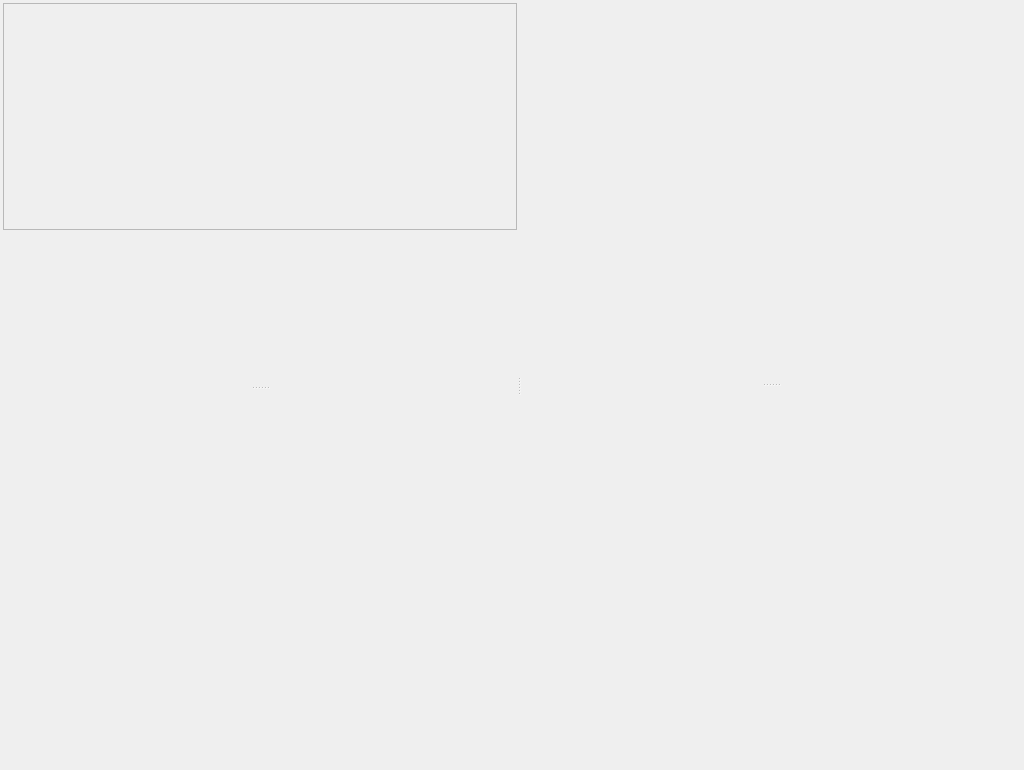
<?xml version="1.0" encoding="UTF-8"?>
<ui version="4.0">
 <class>Form</class>
 <widget class="QWidget" name="Form">
  <property name="geometry">
   <rect>
    <x>0</x>
    <y>0</y>
    <width>1024</width>
    <height>770</height>
   </rect>
  </property>
  <property name="minimumSize">
   <size>
    <width>1024</width>
    <height>770</height>
   </size>
  </property>
  <property name="windowTitle">
   <string>Avalon GUI</string>
  </property>
  <layout class="QGridLayout" name="gridLayout">
   <property name="margin">
    <number>3</number>
   </property>
   <item row="0" column="0">
    <widget class="QSplitter" name="splitter_3">
     <property name="orientation">
      <enum>Qt::Horizontal</enum>
     </property>
     <widget class="QSplitter" name="splitter">
      <property name="orientation">
       <enum>Qt::Vertical</enum>
      </property>
      <widget class="QWidget" name="">
       <layout class="QVBoxLayout" name="verticalLayout">
        <item>
         <widget class="QScrollArea" name="scrollarea">
          <property name="minimumSize">
           <size>
            <width>500</width>
            <height>225</height>
           </size>
          </property>
          <property name="widgetResizable">
           <bool>true</bool>
          </property>
          <widget class="QWidget" name="scrollarea_widget">
           <property name="geometry">
            <rect>
             <x>0</x>
             <y>0</y>
             <width>503</width>
             <height>223</height>
            </rect>
           </property>
          </widget>
         </widget>
        </item>
        <item>
         <widget class="OrientationView" name="orientationview">
          <property name="minimumSize">
           <size>
            <width>500</width>
            <height>150</height>
           </size>
          </property>
          <property name="maximumSize">
           <size>
            <width>16777215</width>
            <height>150</height>
           </size>
          </property>
          <property name="sizeIncrement">
           <size>
            <width>0</width>
            <height>0</height>
           </size>
          </property>
          <property name="toolTip">
           <string>OrientationView</string>
          </property>
          <property name="whatsThis">
           <string/>
          </property>
         </widget>
        </item>
       </layout>
      </widget>
      <widget class="SonarView" name="sonarview">
       <property name="minimumSize">
        <size>
         <width>500</width>
         <height>375</height>
        </size>
       </property>
       <property name="toolTip">
        <string>ImageView</string>
       </property>
       <property name="whatsThis">
        <string>Widget for displaying frames.</string>
       </property>
      </widget>
     </widget>
     <widget class="QSplitter" name="splitter_2">
      <property name="orientation">
       <enum>Qt::Vertical</enum>
      </property>
      <widget class="ImageView" name="imageview_front">
       <property name="minimumSize">
        <size>
         <width>500</width>
         <height>375</height>
        </size>
       </property>
      </widget>
      <widget class="ImageView" name="imageview_bottom">
       <property name="minimumSize">
        <size>
         <width>500</width>
         <height>375</height>
        </size>
       </property>
      </widget>
     </widget>
    </widget>
   </item>
  </layout>
 </widget>
 <customwidgets>
  <customwidget>
   <class>ImageView</class>
   <extends>QWidget</extends>
   <header>rock_widget_collection/ImageView.h</header>
  </customwidget>
  <customwidget>
   <class>ImageViewOld</class>
   <extends>MultiWidget</extends>
   <header>image_view_widget/ImageView.h</header>
  </customwidget>
  <customwidget>
   <class>MultiWidget</class>
   <extends>QWidget</extends>
   <header>multi_view/MultiWidget.h</header>
   <container>1</container>
  </customwidget>
  <customwidget>
   <class>OrientationView</class>
   <extends>MultiWidget</extends>
   <header>rock_widget_collection/orientation.h</header>
  </customwidget>
  <customwidget>
   <class>SonarView</class>
   <extends>ImageViewOld</extends>
   <header>image_view_widget/sonar_view/SonarView.h</header>
  </customwidget>
 </customwidgets>
 <resources/>
 <connections/>
</ui>
